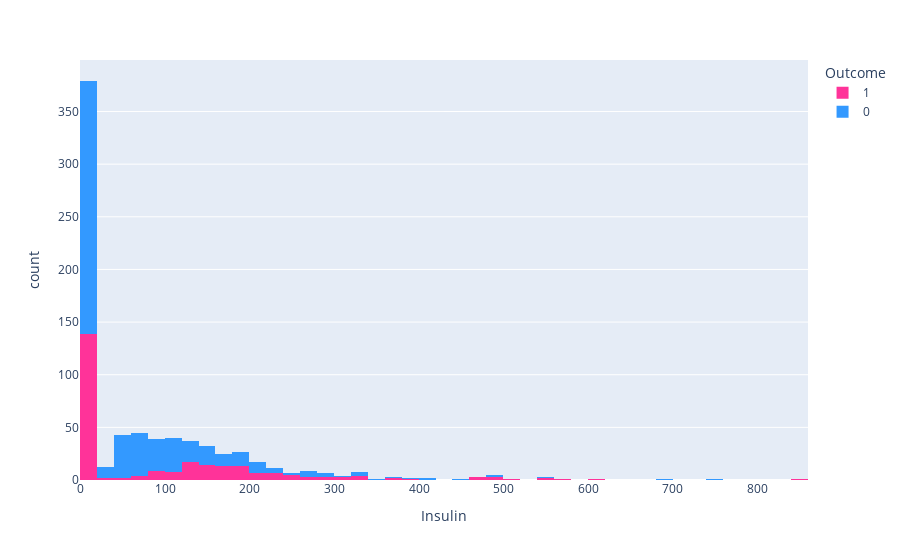

Notebook code cell kept with this figure:
### Code cell
px.histogram(data_frame=df,x=df.Insulin,color='Outcome',color_discrete_sequence=['#ff3399','#3399ff'])

### Figure 1 — Plotly figure (JSON) as saved in the notebook; plotly's stock layout.template omitted (floating-point values rounded to 4 significant figures; data arrays with more than 128 entries replaced by an {"elided": "..."} marker saying what was removed)
{"data": [{"alignmentgroup": "True", "bingroup": "x", "hovertemplate": "Outcome=1<br>Insulin=%{x}<br>count=%{y}<extra></extra>", "legendgroup": "1", "marker": {"color": "#ff3399", "pattern": {"shape": ""}}, "name": "1", "offsetgroup": "1", "orientation": "v", "showlegend": true, "type": "histogram", "x": {"elided": "268 int values"}, "xaxis": "x", "yaxis": "y"}, {"alignmentgroup": "True", "bingroup": "x", "hovertemplate": "Outcome=0<br>Insulin=%{x}<br>count=%{y}<extra></extra>", "legendgroup": "0", "marker": {"color": "#3399ff", "pattern": {"shape": ""}}, "name": "0", "offsetgroup": "0", "orientation": "v", "showlegend": true, "type": "histogram", "x": {"elided": "500 int values"}, "xaxis": "x", "yaxis": "y"}], "layout": {"barmode": "relative", "legend": {"title": {"text": "Outcome"}, "tracegroupgap": 0}, "margin": {"t": 60}, "xaxis": {"anchor": "y", "domain": [0, 1], "title": {"text": "Insulin"}}, "yaxis": {"anchor": "x", "domain": [0, 1], "title": {"text": "count"}}}}
